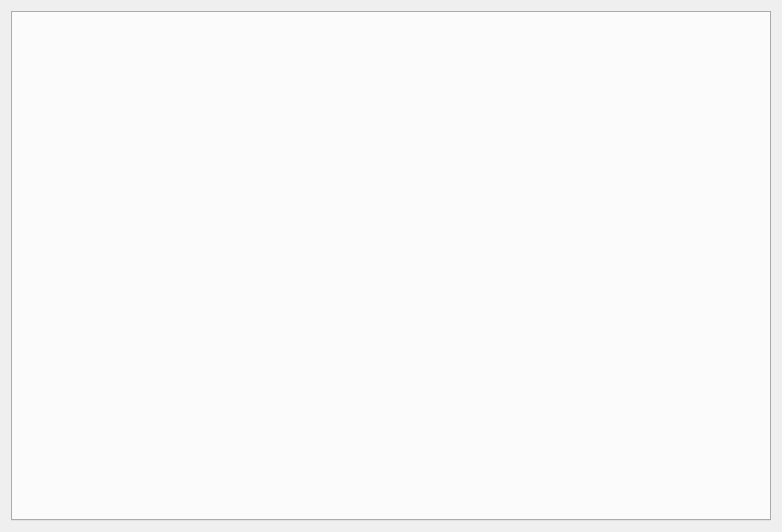
<?xml version="1.0" encoding="UTF-8"?>
<ui version="4.0">
 <class>SettingsForm</class>
 <widget class="QWidget" name="SettingsForm">
  <property name="geometry">
   <rect>
    <x>0</x>
    <y>0</y>
    <width>782</width>
    <height>532</height>
   </rect>
  </property>
  <property name="windowTitle">
   <string>Form</string>
  </property>
  <layout class="QVBoxLayout" name="verticalLayout">
   <item>
    <widget class="QTabWidget" name="tabWidget"/>
   </item>
  </layout>
 </widget>
 <resources/>
 <connections/>
</ui>
